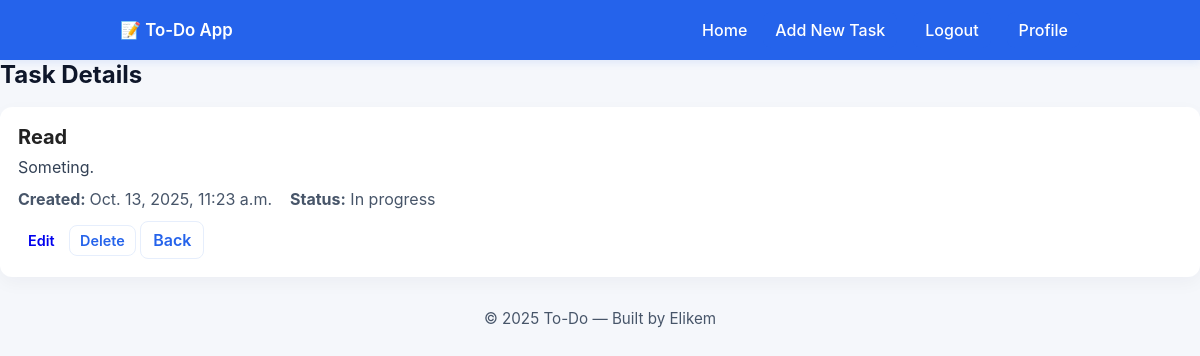
Screenshot of /task/33/ (signed in) with the database file from the repository.
### main_blog/models.py (models this page shows, shortened)
class Todo(models.Model):
    user = models.ForeignKey(User,on_delete=models.CASCADE,related_name="tasks")
    title = models.CharField(max_length=100)
    description = models.CharField(max_length=300)
    completed = models.BooleanField(default=False)
    created_at = models.DateTimeField(auto_now_add= True)
    updated_at = models.DateTimeField(auto_now=True)
    category = models.ForeignKey(Category,on_delete=models.CASCADE,related_name="tasks")

### main_blog/views.py (the view)
# urls.py: path("task/<int:id>/",views.view_task,name = "view_task"),
@login_required
def view_task(request,id):
    task = Todo.objects.get(id = id)
    context = {
        "task":task
    }
    return render(request,"view_task.html",context)

### main_blog/templates/view_task.html (shortened to what this page needs)
{% extends 'base.html' %}
{% load static %}
{% block body %}
  <main class="main
  <main class="main-content">
    <h1 class="page-title">Task Details</h1>
    <section class="detail-card">
      <h2 class="detail-title">{{task.title}}</h2>
      <p class="detail-desc">{{task.description}}.</p>
      <ul class="meta-list">
        <li><strong>Created: </strong> {{task.created_at}}</li>
          {% if task.completed%}
          <li><strong>Status:</strong> Completed </li>
          {% else %}
          <li><strong>Status:</strong> In progress </li>
          {% endif %}
      </ul>
      <div class="view-actions">
        <a class="btn small" href="{% url 'edit_task' task.id %}">Edit</a>
        <a href="{% url 'delete_task' task.id %}" class="btn small ghost">Delete</a>
        <a class="btn ghost" href="{{request.META.HTTP_REFERER}}">Back</a>
      </div>
    </section>
  </main>
{% endblock body%}

### main_blog/static/main_blog/style.css (style rules this page uses)
* { box-sizing: border-box; margin: 0; padding: 0; }
html,body { height: 100%; }
body { font-family: Inter, system-ui, -apple-system, "Segoe UI", Roboto, "Helvetica Neue", Arial; background: #f5f7fb; color: #222; display: flex; flex-direction: column; min-height: 100vh; -webkit-font-smoothing: antialiased; -moz-osx-font-smoothing: grayscale; }
.page-title { margin-bottom: 18px; font-size: 1.5rem; color: #0f172a; }
.task-container, .form-card, .detail-card, .info-card { background: #fff; border-radius: 12px; padding: 18px; box-shadow: 0 6px 18px rgba(15,23,42,0.04); }
.btn { display: inline-block; padding: 8px 12px; border-radius: 8px; font-weight: 600; text-decoration: none; border: none; cursor: pointer; background: transparent; }
.btn.small { padding: 6px 10px; font-size: 0.9rem; }
.btn.ghost { border: 1px solid #e6eefc; color: #2563eb; background: transparent; }
.detail-title { font-size: 1.25rem; margin-bottom: 8px; }
.detail-desc { color: #334155; margin-bottom: 12px; }
.meta-list { list-style: none; margin-bottom: 12px; display: flex; gap: 18px; color: #475569; }

### rows the page displays
Todo: title "Read", description "Someting", created_at "Oct. 13, 2025, 11:23 a.m."
